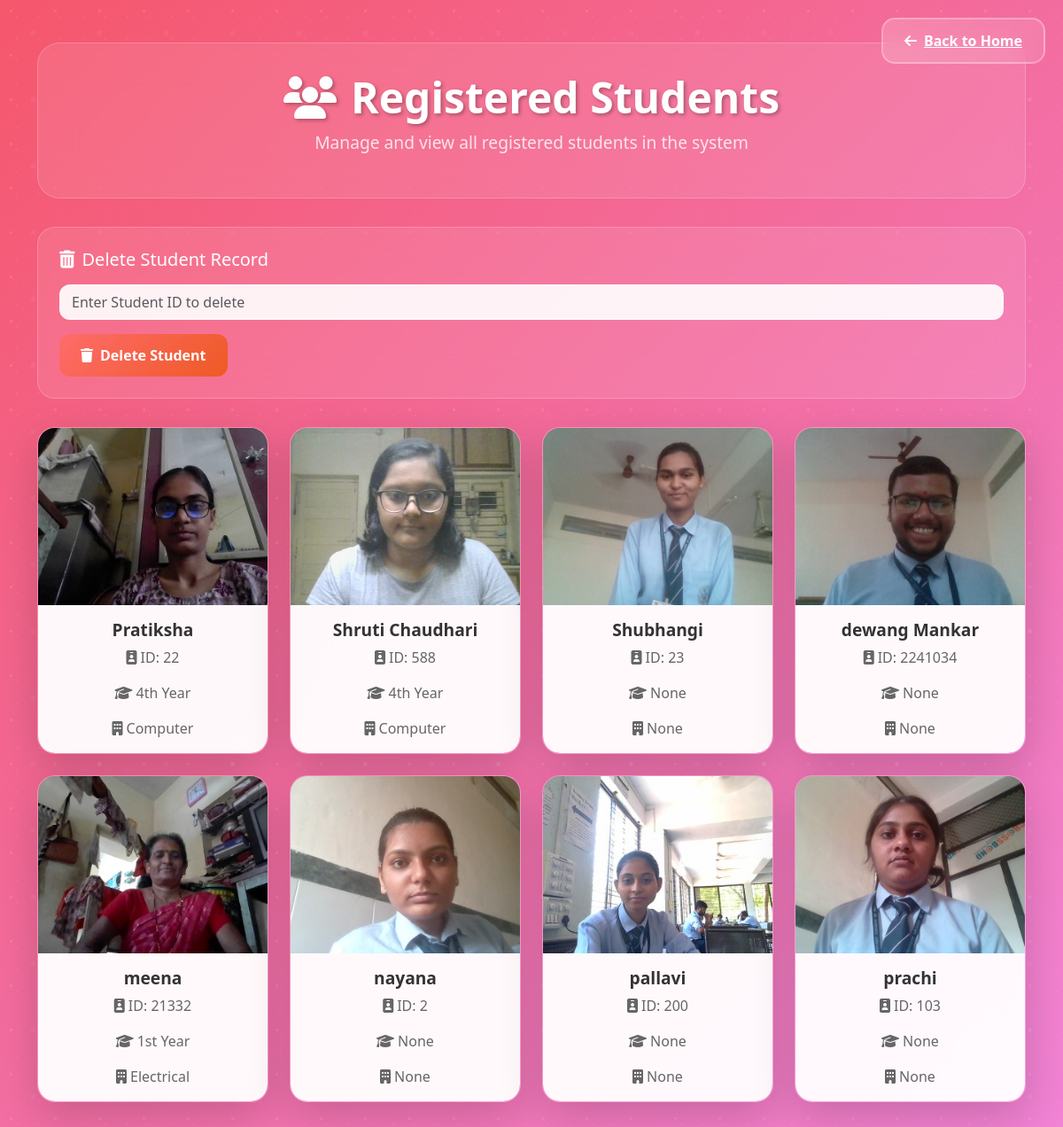
/students (signed in), run on the app's committed database.
### tables this page shows
CREATE TABLE users (
        id INTEGER PRIMARY KEY AUTOINCREMENT,
        name TEXT,
        image_path TEXT
    , student_id TEXT, class_year TEXT, department TEXT, password TEXT);

### main.py (the view)
@app.route('/students', endpoint='show_students')
def show_students():
     if not session.get('logged_in'):
        return redirect(url_for('login'))
     conn = sqlite3.connect('database.db')
     conn.row_factory = sqlite3.Row
     cur = conn.cursor()
     cur.execute("SELECT * FROM users ORDER BY name")
     users = cur.fetchall()
     conn.close()
     students_data = []
     for user in users:
         image_path = None
         if user['image_path']:
             db_image_path = user['image_path'].replace('\\', '/').replace('static/', '')
             if os.path.exists(os.path.join('static', db_image_path)):
                 image_path = db_image_path
         if not image_path:
             student_name = user['name']
             image_path = find_student_image(student_name)
         if not image_path or not os.path.exists(os.path.join('static', image_path)):
             image_path = 'default_profile.svg'
         student_data = {
             'id': user['id'],
             'name': user['name'],
             'student_id': user['student_id'],
             'class_year': user['class_year'],
             'department': user['department'],
             'image_path': image_path,
             'db_image_path': user['image_path']
         }
         students_data.append(student_data)
     return render_template('students.html', students=students_data)

### main.py (called while the page is built)
def get_daily_quote():
    if not _QUOTES_CACHE:
        return {'text': 'Keep going — small steps lead to big changes.', 'author': ''}
    idx = datetime.utcnow().toordinal() % len(_QUOTES_CACHE)
    return _QUOTES_CACHE[idx]

@app.context_processor
def inject_quote():
    try:
        return {'daily_quote': get_daily_quote()}
    except Exception:
        return {'daily_quote': {'text': 'Keep learning every day.', 'author': ''}}

### templates/students.html (shortened to what this page needs)
<!DOCTYPE html>
<html lang="en">
<head>
  <link href="https://cdn.jsdelivr.net/npm/bootstrap@5.3.3/dist/css/bootstrap.min.css" rel="stylesheet" />
  <link rel="stylesheet" href="https://cdnjs.cloudflare.com/ajax/libs/animate.css/4.1.1/animate.min.css" />
  <link rel="stylesheet" href="https://cdnjs.cloudflare.com/ajax/libs/font-awesome/6.4.0/css/all.min.css">
</head>
<body>
  <a href="{{ url_for('home') }}" class="back-btn animate__animated animate__fadeInDown">
    <i class="fas fa-arrow-left me-2"></i>Back to Home
  </a>
  <div class="container py-5">
    <div class="page-header animate__animated animate__fadeInDown">
      <h1 class="page-title">
        <i class="fas fa-users me-3"></i>Registered Students
      </h1>
      <p class="page-subtitle">Manage and view all registered students in the system</p>
    </div>
    <div class="delete-section animate__animated animate__fadeInUp">
      <h5 class="text-white mb-3">
        <i class="fas fa-trash-alt me-2"></i>Delete Student Record
      </h5>
      <form action="{{ url_for('delete_student_by_id') }}" method="POST" class="delete-form">
        <input type="text" name="student_id" placeholder="Enter Student ID to delete" class="form-control flex-grow-1" required>
        <button type="submit" class="btn btn-danger" onclick="return confirm('Are you sure you want to delete this student?');">
          <i class="fas fa-trash me-2"></i>Delete Student
        </button>
      </form>
    </div>
    <div class="row justify-content-center">
      {% for student in students %}
      <div class="col-lg-3 col-md-4 col-sm-6 mb-4">
        <div class="card student-card shadow-lg animate__animated animate__zoomIn">
          <img src="{{ url_for('static', filename=student.image_path) }}"
               class="card-img-top student-img"
               alt="{{ student.name }}"
               loading="lazy"
               onerror="this.onerror=null;this.src='{{ url_for('static', filename='default_profile.svg') }}';">
          <div class="card-body text-center">
            <h5 class="card-title">{{ student.name }}</h5>
            <p class="card-text">
              <i class="fas fa-id-badge me-1"></i>ID: {{ student.student_id }}
            </p>
            <p class="card-text">
              <i class="fas fa-graduation-cap me-1"></i>{{ student.class_year }}
            </p>
            <p class="card-text">
              <i class="fas fa-building me-1"></i>{{ student.department }}
            </p>
          </div>
        </div>
      </div>
      {% endfor %}
    </div>
  </div>
</body>
</html>

### templates/students.html (style rules this page uses)
body { background: linear-gradient(-45deg, #667eea, #764ba2, #f093fb, #f5576c); background-size: 400% 400%; animation: gradientBG 15s ease infinite; min-height: 100vh; position: relative; overflow-x: hidden; }
body::before { content: ''; position: fixed; top: 0; left: 0; width: 100%; height: 100%; background-image: radial-gradient(circle at 25% 25%, rgba(255, 255, 255, 0.1) 2px, transparent 2px), radial-gradient(circle at 75% 75%, rgba(255, 255, 255, 0.08) 1px, transparent 1px), radial-gradient(circle at 50% 50%, rgba(255, 255, 255, 0.05) 3px, transparent 3px); background-size: 50px 50px, 25px 25px, 75px 75px; animation: float 20s ease-in-out infinite; pointer-events: none; z-index: 1; }
.container { position: relative; z-index: 2; }
.page-header { background: rgba(255, 255, 255, 0.1); backdrop-filter: blur(20px); border: 1px solid rgba(255, 255, 255, 0.2); border-radius: 25px; padding: 2rem; margin-bottom: 2rem; text-align: center; }
.page-title { color: white; font-size: 3rem; font-weight: 700; text-shadow: 2px 2px 4px rgba(0, 0, 0, 0.3); margin-bottom: 0.5rem; }
.page-subtitle { color: rgba(255, 255, 255, 0.8); font-size: 1.2rem; font-weight: 300; }
.back-btn { background: linear-gradient(135deg, rgba(255, 255, 255, 0.2), rgba(255, 255, 255, 0.1)); border: 2px solid rgba(255, 255, 255, 0.3); color: white; border-radius: 15px; padding: 0.75rem 1.5rem; font-weight: 600; transition: all 0.3s ease; backdrop-filter: blur(10px); position: fixed; top: 20px; right: 20px; z-index: 1000; }
.delete-section { background: rgba(255, 255, 255, 0.1); backdrop-filter: blur(20px); border: 1px solid rgba(255, 255, 255, 0.2); border-radius: 20px; padding: 1.5rem; margin-bottom: 2rem; }
.delete-form { display: flex; gap: 1rem; align-items: center; flex-wrap: wrap; }
.form-control { background: rgba(255, 255, 255, 0.9); border: 2px solid rgba(255, 255, 255, 0.3); border-radius: 12px; color: #333; backdrop-filter: blur(10px); transition: all 0.3s ease; }
.btn-danger { background: linear-gradient(135deg, #ff6b6b, #ee5a24); border: none; border-radius: 12px; padding: 0.75rem 1.5rem; font-weight: 600; transition: all 0.3s ease; }
.student-card { background: rgba(255, 255, 255, 0.1); backdrop-filter: blur(20px); border: 1px solid rgba(255, 255, 255, 0.2); border-radius: 20px; transition: all 0.3s ease; overflow: hidden; position: relative; }
.student-img { height: 200px; object-fit: cover; transition: all 0.3s ease; }
.card-body { background: rgba(255, 255, 255, 0.95); backdrop-filter: blur(10px); }
.card-title { color: #333; font-weight: 700; font-size: 1.2rem; }
.card-text { color: #666; font-weight: 500; }
.student-card:nth-child(1) { animation-delay: 0.1s; }

### data on the page
users: name (picture), name "Pratiksha", student_id "22", class_year "4th Year", department "Computer"
users: image_path (picture), name "Shruti Chaudhari", student_id "588", class_year "4th Year", department "Computer"
users: shows a picture, name "Shubhangi", student_id "23", class_year "None", department "None"
users: shows a picture, name "dewang Mankar", student_id "2241034", class_year "None", department "None"
users: name (picture), name "meena", student_id "21332", class_year "1st Year", department "Electrical"
users: name (picture), name "nayana", student_id "2", class_year "None", department "None"
users: name (picture), name "pallavi", student_id "200", class_year "None", department "None"
users: name (picture), name "prachi", student_id "103", class_year "None", department "None"
